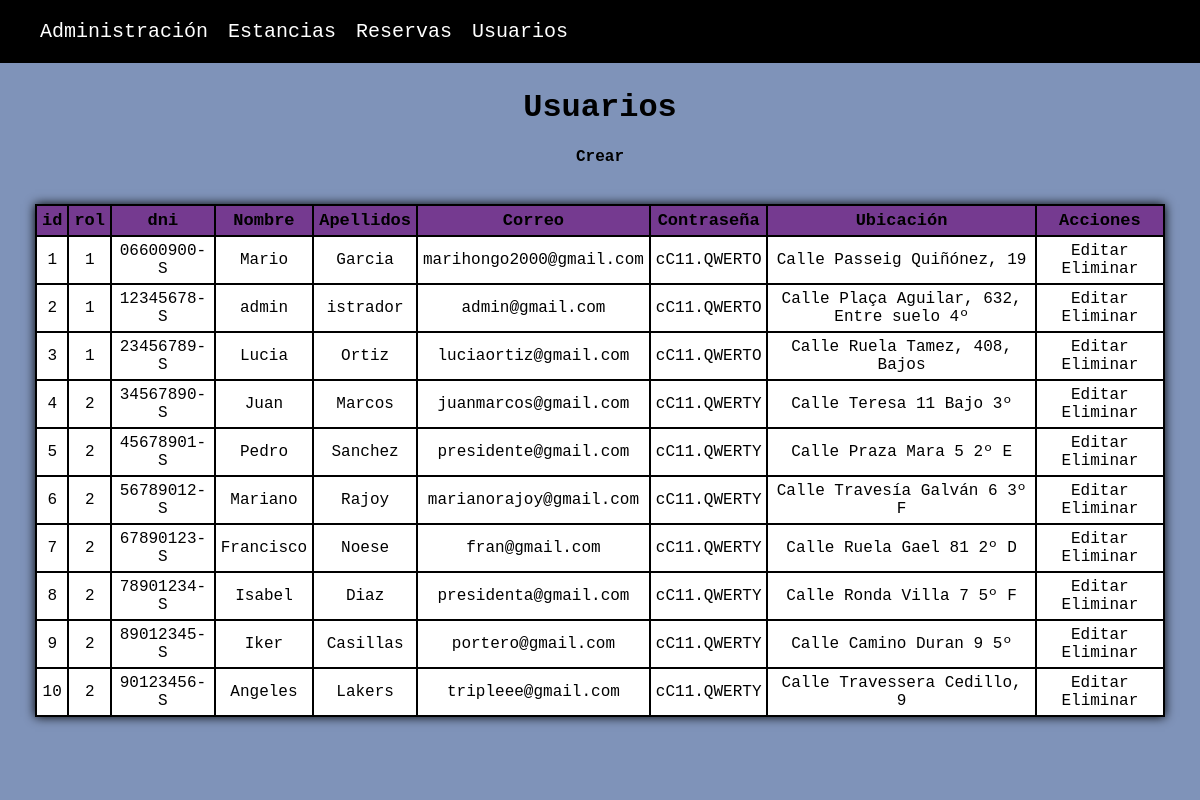
Page /usuarios/index.php on the committed database.
### tables this page shows
CREATE TABLE IF NOT EXISTS usuarios (
 id int NOT NULL AUTO_INCREMENT,
 rol int NOT NULL,
 dni varchar(10) NOT NULL UNIQUE,
 nombre varchar(25) NOT NULL,
 apellidos varchar(45),
 correo varchar(45) NOT NULL UNIQUE,
 contrasenia varchar(45),
 direccion varchar(45) NOT NULL,
 PRIMARY KEY (id)
);

### Database/Database.php (called while the page is built, shortened)
<?php
class Database
{
    public static function conectar()
    {
        $driver = 'mysql';
        $host = 'localhost';
        $port = '3306';
        $user = 'root';
        $password = '';
        $db = 'agencia';
        $dsn = "$driver:dbname=$db;host=$host;port=$port";
        try {
            $gbd = new PDO($dsn, $user, $password);
        } catch (PDOException $e) {
            echo 'Falló la conexión: ' . $e->getMessage();
        }
        return $gbd;
    }
    public static function getAllUsuarios()
    {
        $sql = "SELECT * FROM usuarios";
        return self::conectar()->query($sql);
    }
}
?>

### usuarios/index.php (the view, shortened to what this page needs)
<?php
require_once("../Database/Database.php");
$resultado = Database::getAllUsuarios();
?>
<!DOCTYPE html>
<html lang="en">
<head>
    <link rel="stylesheet" href="../style.css">
</head>
<body>
    <nav>
        <ul>
            <li><a class="menuA" href="../index.php">Administración</a></li>
            <li><a class="menuA"  href="../estancias/index.php">Estancias</a></li>
            <li><a class="menuA" href="../reservas/index.php">Reservas</a></li>
            <li><a class="menuA" href="index.php">Usuarios</a></li>
        </ul>
    </nav>
    <main>
    <video id="videoFondo" src="../img/mar.mp4" autoplay muted loop></video>
        <div class="caja">
            <h1><bold>Usuarios</bold></h1>
            <a href="create.php" class="btn"><strong>Crear</strong></a>
        </div>
        <table class="tabla">
            <thead class="cabecera">
                <th>id</th>
                <th>rol</th>
                <th>dni</th>
                <th>Nombre</th>
                <th>Apellidos</th>
                <th>Correo</th>
                <th>Contraseña</th>
                <th>Ubicación</th>
                <th>Acciones</th>
                <br>
            </thead>
            <tbody class="contenido">
                <?php
                foreach ($resultado as $fila) {
                    echo "<tr>";
                    for ($i = 0; $i < 8; $i++) {
                        echo "<td>" . $fila[$i] . "</td>";
                    }
                    echo "<td class=btns> <a class='btn' href='edit.php?id=".$fila['id']."'>Editar</a> <a class='btn' href='delete.php?id=".$fila['id']."'>Eliminar</a></td>";
                    echo "</tr>";
                }
                ?>
            </tbody>
        </table>
    </main>
</body>
</html>

### style.css (style rules this page uses)
body { font-family: 'Courier New', monospace; background-color: rgb(127, 147, 185); display: flex; align-items: center; margin: 0px; align-content: center; justify-content: center; font-family: sans-serif; display:flex; flex-direction: column; }
#videoFondo { position: fixed; top: 0; left: 0; width: 100%; height: 100%; object-fit: cover; z-index: -1; }
main { font-family:'Courier New', monospace; margin: 5px 35px 35px 35px; }
.tabla { margin-top: 20px; font-family: 'Courier New', monospace; border: 2px solid rgb(0, 0, 0); border-collapse: collapse; box-shadow: 0px 0px 10px rgba(0, 0, 0.5, 1); }
.cabecera { text-align: center; border: 2px solid rgb(0, 0, 0); background-color: rgb(117, 58, 144); font-size: 17px; }
.contenido { text-align: center; border: 2px solid rgb(0, 0, 0); background-color: white; }
th, tr, td { padding: 5px; border: 2px solid rgb(0, 0, 0); }
nav { display: flex; flex-direction: row; background-color: black; color: white; width: 100%; margin: 0px; }
ul { font-size: 20px; list-style: none; display: flex; flex-direction: row; gap: 20px; justify-content: space-evenly; }
.menuA { font-family: 'Courier New', monospace; color:white; display: flex; flex-direction: row; justify-content: right; gap: 15px; text-decoration: none; }
.btn { text-decoration: none; color: rgb(0, 0, 0); }
.caja { display: flex; flex-direction: column; align-items: center; }

### rows in the picture
usuarios: id "1", rol "1", dni "06600900-S", nombre "Mario", apellidos "Garcia", correo "marihongo2000@gmail.com", contrasenia "cC11.QWERTO", direccion "Calle Passeig Quiñónez, 19"
usuarios: id "2", rol "1", dni "12345678-S", nombre "admin", apellidos "istrador", correo "admin@gmail.com", contrasenia "cC11.QWERTO", direccion "Calle Plaça Aguilar, 632, Entre suelo 4º"
usuarios: id "3", rol "1", dni "23456789-S", nombre "Lucia", apellidos "Ortiz", correo "luciaortiz@gmail.com", contrasenia "cC11.QWERTO", direccion "Calle Ruela Tamez, 408, Bajos"
usuarios: id "4", rol "2", dni "34567890-S", nombre "Juan", apellidos "Marcos", correo "juanmarcos@gmail.com", contrasenia "cC11.QWERTY", direccion "Calle Teresa 11 Bajo 3º"
usuarios: id "5", rol "2", dni "45678901-S", nombre "Pedro", apellidos "Sanchez", correo "presidente@gmail.com", contrasenia "cC11.QWERTY", direccion "Calle Praza Mara 5 2º E"
usuarios: id "6", rol "2", dni "56789012-S", nombre "Mariano", apellidos "Rajoy", correo "marianorajoy@gmail.com", contrasenia "cC11.QWERTY", direccion "Calle Travesía Galván 6 3º F"
usuarios: id "7", rol "2", dni "67890123-S", nombre "Francisco", apellidos "Noese", correo "fran@gmail.com", contrasenia "cC11.QWERTY", direccion "Calle Ruela Gael 81 2º D"
usuarios: id "8", rol "2", dni "78901234-S", nombre "Isabel", apellidos "Diaz", correo "presidenta@gmail.com", contrasenia "cC11.QWERTY", direccion "Calle Ronda Villa 7 5º F"
usuarios: id "9", rol "2", dni "89012345-S", nombre "Iker", apellidos "Casillas", correo "portero@gmail.com", contrasenia "cC11.QWERTY", direccion "Calle Camino Duran 9 5º"
usuarios: id "10", rol "2", dni "90123456-S", nombre "Angeles", apellidos "Lakers", correo "tripleee@gmail.com", contrasenia "cC11.QWERTY", direccion "Calle Travessera Cedillo, 9"
